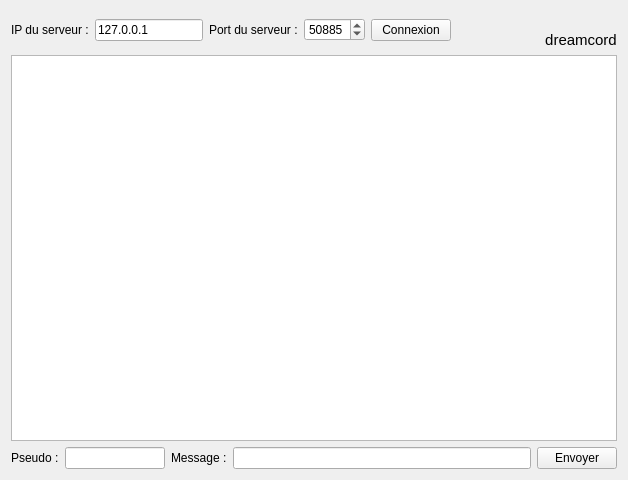
<?xml version="1.0" encoding="UTF-8"?>
<ui version="4.0">
 <class>FenClient</class>
 <widget class="QWidget" name="FenClient">
  <property name="geometry">
   <rect>
    <x>0</x>
    <y>0</y>
    <width>628</width>
    <height>480</height>
   </rect>
  </property>
  <property name="windowTitle">
   <string>dreamcordClient</string>
  </property>
  <property name="windowIcon">
   <iconset>
    <normaloff>chat.png</normaloff>chat.png</iconset>
  </property>
  <property name="windowOpacity">
   <double>53.000000000000000</double>
  </property>
  <layout class="QVBoxLayout" name="verticalLayout_2">
   <item>
    <layout class="QHBoxLayout" name="horizontalLayout">
     <item>
      <widget class="QLabel" name="label">
       <property name="text">
        <string>IP du serveur :</string>
       </property>
      </widget>
     </item>
     <item>
      <widget class="QLineEdit" name="serveurIP">
       <property name="maximumSize">
        <size>
         <width>150</width>
         <height>16777215</height>
        </size>
       </property>
       <property name="text">
        <string>127.0.0.1</string>
       </property>
      </widget>
     </item>
     <item>
      <widget class="QLabel" name="label_2">
       <property name="text">
        <string>Port du serveur :</string>
       </property>
      </widget>
     </item>
     <item>
      <widget class="QSpinBox" name="serveurPort">
       <property name="minimumSize">
        <size>
         <width>60</width>
         <height>0</height>
        </size>
       </property>
       <property name="minimum">
        <number>1024</number>
       </property>
       <property name="maximum">
        <number>65535</number>
       </property>
       <property name="value">
        <number>50885</number>
       </property>
      </widget>
     </item>
     <item>
      <widget class="QPushButton" name="boutonConnexion">
       <property name="text">
        <string>Connexion</string>
       </property>
      </widget>
     </item>
     <item>
      <spacer name="horizontalSpacer">
       <property name="orientation">
        <enum>Qt::Horizontal</enum>
       </property>
       <property name="sizeHint" stdset="0">
        <size>
         <width>40</width>
         <height>20</height>
        </size>
       </property>
      </spacer>
     </item>
     <item>
      <layout class="QVBoxLayout" name="verticalLayout">
       <item>
        <widget class="QLabel" name="label_5">
         <property name="pixmap">
          <pixmap>chat.png</pixmap>
         </property>
        </widget>
       </item>
       <item>
        <widget class="QLabel" name="label_6">
         <property name="font">
          <font>
           <pointsize>11</pointsize>
           <weight>50</weight>
           <bold>false</bold>
          </font>
         </property>
         <property name="text">
          <string>dreamcord</string>
         </property>
         <property name="alignment">
          <set>Qt::AlignCenter</set>
         </property>
        </widget>
       </item>
      </layout>
     </item>
    </layout>
   </item>
   <item>
    <widget class="QTextEdit" name="listeMessages">
     <property name="readOnly">
      <bool>true</bool>
     </property>
    </widget>
   </item>
   <item>
    <layout class="QHBoxLayout" name="horizontalLayout_2">
     <item>
      <widget class="QLabel" name="label_3">
       <property name="text">
        <string>Pseudo :</string>
       </property>
      </widget>
     </item>
     <item>
      <widget class="QLineEdit" name="pseudo">
       <property name="maximumSize">
        <size>
         <width>100</width>
         <height>16777215</height>
        </size>
       </property>
      </widget>
     </item>
     <item>
      <widget class="QLabel" name="label_4">
       <property name="text">
        <string>Message :</string>
       </property>
      </widget>
     </item>
     <item>
      <widget class="QLineEdit" name="message"/>
     </item>
     <item>
      <widget class="QPushButton" name="boutonEnvoyer">
       <property name="text">
        <string>Envoyer</string>
       </property>
       <property name="icon">
        <iconset>
         <normaloff>chat.png</normaloff>chat.png</iconset>
       </property>
      </widget>
     </item>
    </layout>
   </item>
  </layout>
 </widget>
 <resources/>
 <connections/>
</ui>
